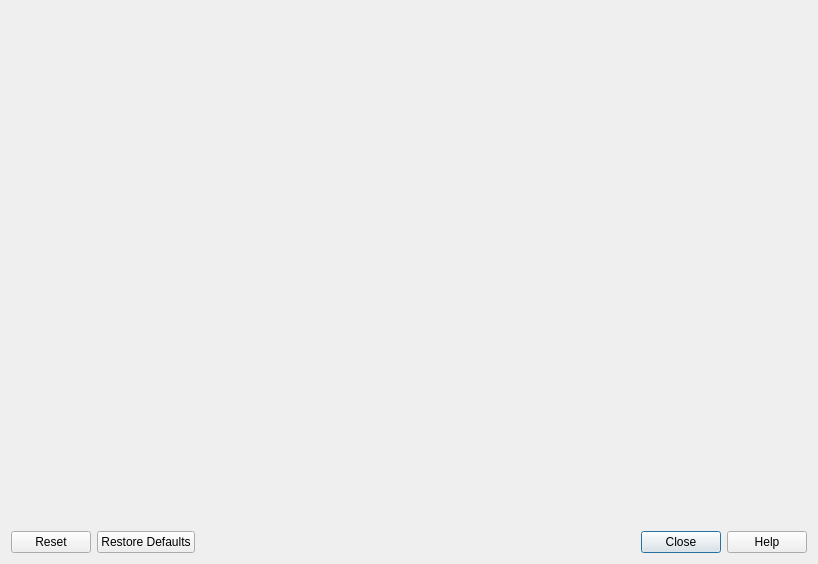
<?xml version="1.0" encoding="UTF-8"?>
<ui version="4.0">
 <class>RootCanvasDialog</class>
 <widget class="QDialog" name="RootCanvasDialog">
  <property name="geometry">
   <rect>
    <x>0</x>
    <y>0</y>
    <width>818</width>
    <height>564</height>
   </rect>
  </property>
  <property name="windowTitle">
   <string>Root Canvas</string>
  </property>
  <layout class="QGridLayout" name="gridLayout">
   <item row="0" column="0">
    <widget class="QRootCanvas" name="widget" native="true">
     <property name="minimumSize">
      <size>
       <width>300</width>
       <height>200</height>
      </size>
     </property>
    </widget>
   </item>
   <item row="1" column="0">
    <widget class="QDialogButtonBox" name="buttonBox">
     <property name="orientation">
      <enum>Qt::Horizontal</enum>
     </property>
     <property name="standardButtons">
      <set>QDialogButtonBox::Close|QDialogButtonBox::Help|QDialogButtonBox::Reset|QDialogButtonBox::RestoreDefaults</set>
     </property>
    </widget>
   </item>
  </layout>
 </widget>
 <customwidgets>
  <customwidget>
   <class>QRootCanvas</class>
   <extends>QWidget</extends>
   <header location="global">canvas.h</header>
   <container>1</container>
  </customwidget>
 </customwidgets>
 <resources/>
 <connections>
  <connection>
   <sender>buttonBox</sender>
   <signal>accepted()</signal>
   <receiver>RootCanvasDialog</receiver>
   <slot>accept()</slot>
   <hints>
    <hint type="sourcelabel">
     <x>248</x>
     <y>254</y>
    </hint>
    <hint type="destinationlabel">
     <x>157</x>
     <y>274</y>
    </hint>
   </hints>
  </connection>
  <connection>
   <sender>buttonBox</sender>
   <signal>rejected()</signal>
   <receiver>RootCanvasDialog</receiver>
   <slot>reject()</slot>
   <hints>
    <hint type="sourcelabel">
     <x>316</x>
     <y>260</y>
    </hint>
    <hint type="destinationlabel">
     <x>286</x>
     <y>274</y>
    </hint>
   </hints>
  </connection>
 </connections>
</ui>
